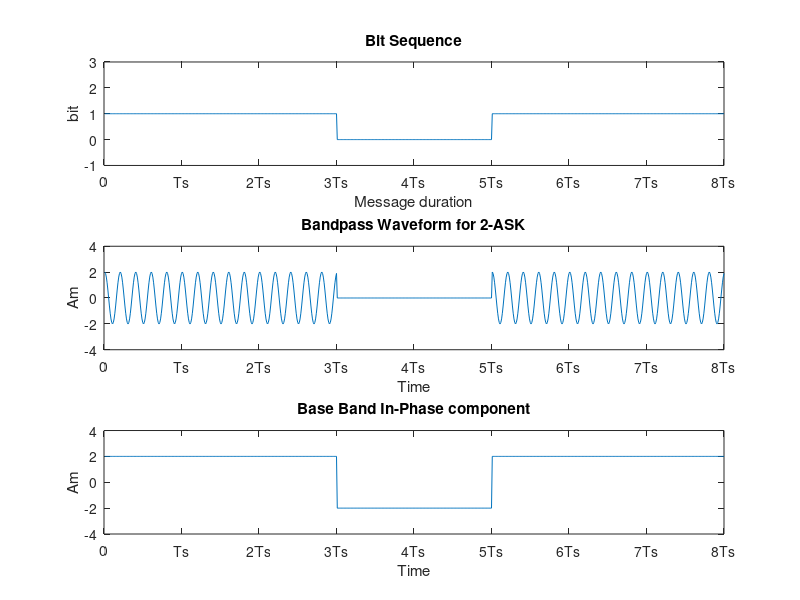

MATLAB code for this plot:
% Binary ASK

clc;
clear global;
close all;

%Initialization
Ts=0.001;
fc=5000;
bitl=8;
M=2;
Am=2;
%Bit Sequence
bit_s=zeros(1,bitl);
for ib=1:bitl
    if rand<0.5
        bit_s(ib)=0;
    else
        bit_s(ib)=1;
    end
end

%ASK modulation
bit_len=length(bit_s);
%t=0:0.00001:(((bit_len)*Ts));

t=0:0.00001:(bit_len*Ts);

carrier_sig=Am*cos(2*pi*t*fc);
carrier_sig=carrier_sig(:,1:length(carrier_sig)-1);%carrier vector resizing

bit_mat=[];
one_mat=ones(length(carrier_sig));
for i=1:bit_len
    for j=1:(length(carrier_sig)/bit_len)
        bit_mat=[bit_mat bit_s(i)];
    end
end
x=bit_mat.*carrier_sig;

base_band_in_phase=[];
%base_band_quadrature=[];
for i=1:length(bit_mat)
    if(bit_mat(i)==0)
        base_band_in_phase=[base_band_in_phase (-1)*Am];
    else
        base_band_in_phase=[base_band_in_phase Am];
    end
end

%Plotting

subplot(3,1,1);
plot(bit_mat);
%axis([0 (bit_len*Ts) -1 3]);
axis([0 length(bit_mat) -1 3]);
xlabel('Message duration');
ylabel('bit');
title('Bit Sequence');
xticks(0:(length(bit_mat)/bit_len):(length(bit_mat)*(1/Ts)));
xticklabels({'0','Ts','2Ts','3Ts','4Ts','5Ts','6Ts','7Ts','8Ts','9Ts','10Ts','11Ts','12Ts','13Ts','14Ts','15Ts','16Ts'})

subplot(3,1,2);
plot(x);
axis([0 length(x) -4 4]);
xlabel('Time');
ylabel('Am');
title('Bandpass Waveform for 2-ASK');
xticks(0:(length(x)/bit_len):(length(x)*(1/Ts)));
xticklabels({'0','Ts','2Ts','3Ts','4Ts','5Ts','6Ts','7Ts','8Ts','9Ts','10Ts','11Ts','12Ts','13Ts','14Ts','15Ts','16Ts'})

subplot(3,1,3);
plot(base_band_in_phase);
axis([0 length(base_band_in_phase) -4 4]);
xlabel('Time');
ylabel('Am');
title('Base Band In-Phase component');
xticks(0:(length(base_band_in_phase)/bit_len):(length(base_band_in_phase)*(1/Ts)));
xticklabels({'0','Ts','2Ts','3Ts','4Ts','5Ts','6Ts','7Ts','8Ts','9Ts','10Ts','11Ts','12Ts','13Ts','14Ts','15Ts','16Ts'})
